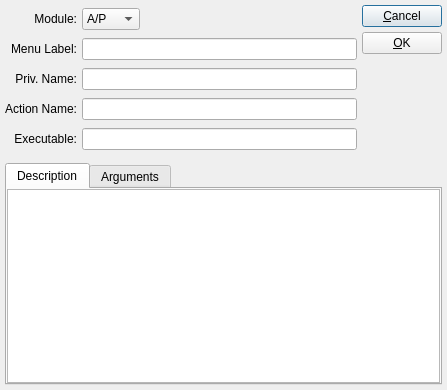
<ui version="4.0" >
 <author></author>
 <comment>This file is part of the xTuple ERP: PostBooks Edition, a free and
open source Enterprise Resource Planning software suite,
Copyright (c) 1999-2011 by OpenMFG LLC, d/b/a xTuple.
It is licensed to you under the Common Public Attribution License
version 1.0, the full text of which (including xTuple-specific Exhibits)
is available at www.xtuple.com/CPAL.  By using this software, you agree
to be bound by its terms.</comment>
 <class>customCommand</class>
 <widget class="QDialog" name="customCommand" >
  <property name="geometry" >
   <rect>
    <x>0</x>
    <y>0</y>
    <width>447</width>
    <height>390</height>
   </rect>
  </property>
  <property name="windowTitle" >
   <string>Custom Command</string>
  </property>
  <layout class="QVBoxLayout" >
   <item>
    <layout class="QHBoxLayout" >
     <item>
      <layout class="QGridLayout" >
       <item row="0" column="0" >
        <widget class="QLabel" name="_moduleLit" >
         <property name="text" >
          <string>Module:</string>
         </property>
         <property name="alignment" >
          <set>Qt::AlignRight|Qt::AlignTrailing|Qt::AlignVCenter</set>
         </property>
         <property name="buddy" >
          <cstring>_module</cstring>
         </property>
        </widget>
       </item>
       <item row="0" column="1" >
        <layout class="QHBoxLayout" >
         <property name="spacing" >
          <number>0</number>
         </property>
         <property name="leftMargin" >
          <number>0</number>
         </property>
         <property name="topMargin" >
          <number>0</number>
         </property>
         <property name="rightMargin" >
          <number>0</number>
         </property>
         <property name="bottomMargin" >
          <number>0</number>
         </property>
         <item>
          <widget class="XComboBox" name="_module" >
           <item>
            <property name="text" >
             <string>A/P</string>
            </property>
           </item>
           <item>
            <property name="text" >
             <string>A/R</string>
            </property>
           </item>
           <item>
            <property name="text" >
             <string>C/P</string>
            </property>
           </item>
           <item>
            <property name="text" >
             <string>CRM</string>
            </property>
           </item>
           <item>
            <property name="text" >
             <string>G/L</string>
            </property>
           </item>
           <item>
            <property name="text" >
             <string>I/M</string>
            </property>
           </item>
           <item>
            <property name="text" >
             <string>M/S</string>
            </property>
           </item>
           <item>
            <property name="text" >
             <string>P/D</string>
            </property>
           </item>
           <item>
            <property name="text" >
             <string>P/M</string>
            </property>
           </item>
           <item>
            <property name="text" >
             <string>P/O</string>
            </property>
           </item>
           <item>
            <property name="text" >
             <string>S/A</string>
            </property>
           </item>
           <item>
            <property name="text" >
             <string>S/O</string>
            </property>
           </item>
           <item>
            <property name="text" >
             <string>S/R</string>
            </property>
           </item>
           <item>
            <property name="text" >
             <string>W/O</string>
            </property>
           </item>
           <item>
            <property name="text" >
             <string>Sys</string>
            </property>
           </item>
          </widget>
         </item>
         <item>
          <spacer>
           <property name="orientation" >
            <enum>Qt::Horizontal</enum>
           </property>
           <property name="sizeType" >
            <enum>QSizePolicy::Expanding</enum>
           </property>
           <property name="sizeHint" >
            <size>
             <width>40</width>
             <height>20</height>
            </size>
           </property>
          </spacer>
         </item>
        </layout>
       </item>
       <item row="1" column="0" >
        <widget class="QLabel" name="_titleLit" >
         <property name="text" >
          <string>Menu Label:</string>
         </property>
         <property name="alignment" >
          <set>Qt::AlignRight|Qt::AlignTrailing|Qt::AlignVCenter</set>
         </property>
         <property name="buddy" >
          <cstring>_title</cstring>
         </property>
        </widget>
       </item>
       <item row="1" column="1" >
        <widget class="QLineEdit" name="_title" />
       </item>
       <item row="2" column="0" >
        <widget class="QLabel" name="_privnameLit" >
         <property name="text" >
          <string>Priv. Name:</string>
         </property>
         <property name="alignment" >
          <set>Qt::AlignRight|Qt::AlignTrailing|Qt::AlignVCenter</set>
         </property>
         <property name="buddy" >
          <cstring>_privname</cstring>
         </property>
        </widget>
       </item>
       <item row="2" column="1" >
        <widget class="QLineEdit" name="_privname" />
       </item>
       <item row="3" column="0" >
        <widget class="QLabel" name="_nameLit" >
         <property name="text" >
          <string>Action Name:</string>
         </property>
         <property name="alignment" >
          <set>Qt::AlignRight|Qt::AlignTrailing|Qt::AlignVCenter</set>
         </property>
         <property name="buddy" >
          <cstring>_name</cstring>
         </property>
        </widget>
       </item>
       <item row="3" column="1" >
        <widget class="QLineEdit" name="_name" >
         <property name="text" >
          <string/>
         </property>
        </widget>
       </item>
       <item row="4" column="0" >
        <widget class="QLabel" name="_executableLit" >
         <property name="text" >
          <string>Executable:</string>
         </property>
         <property name="alignment" >
          <set>Qt::AlignRight|Qt::AlignTrailing|Qt::AlignVCenter</set>
         </property>
         <property name="buddy" >
          <cstring>_executable</cstring>
         </property>
        </widget>
       </item>
       <item row="4" column="1" >
        <widget class="QLineEdit" name="_executable" />
       </item>
      </layout>
     </item>
     <item>
      <layout class="QVBoxLayout" >
       <property name="spacing" >
        <number>0</number>
       </property>
       <property name="leftMargin" >
        <number>0</number>
       </property>
       <property name="topMargin" >
        <number>0</number>
       </property>
       <property name="rightMargin" >
        <number>0</number>
       </property>
       <property name="bottomMargin" >
        <number>0</number>
       </property>
       <item>
        <layout class="QVBoxLayout" >
         <property name="spacing" >
          <number>5</number>
         </property>
         <property name="leftMargin" >
          <number>0</number>
         </property>
         <property name="topMargin" >
          <number>0</number>
         </property>
         <property name="rightMargin" >
          <number>0</number>
         </property>
         <property name="bottomMargin" >
          <number>0</number>
         </property>
         <item>
          <widget class="QPushButton" name="_close" >
           <property name="text" >
            <string>&amp;Cancel</string>
           </property>
          </widget>
         </item>
         <item>
          <widget class="QPushButton" name="_accept" >
           <property name="text" >
            <string>&amp;OK</string>
           </property>
          </widget>
         </item>
        </layout>
       </item>
       <item>
        <spacer>
         <property name="orientation" >
          <enum>Qt::Vertical</enum>
         </property>
         <property name="sizeType" >
          <enum>QSizePolicy::Expanding</enum>
         </property>
         <property name="sizeHint" >
          <size>
           <width>20</width>
           <height>51</height>
          </size>
         </property>
        </spacer>
       </item>
      </layout>
     </item>
    </layout>
   </item>
   <item>
    <widget class="QTabWidget" name="_tab" >
     <property name="currentIndex" >
      <number>0</number>
     </property>
     <widget class="QWidget" name="descrip" >
      <attribute name="title" >
       <string>Description</string>
      </attribute>
      <layout class="QVBoxLayout" >
       <property name="spacing" >
        <number>5</number>
       </property>
       <property name="leftMargin" >
        <number>0</number>
       </property>
       <property name="topMargin" >
        <number>0</number>
       </property>
       <property name="rightMargin" >
        <number>0</number>
       </property>
       <property name="bottomMargin" >
        <number>0</number>
       </property>
       <item>
        <widget class="QTextEdit" name="_description" />
       </item>
      </layout>
     </widget>
     <widget class="QWidget" name="arguments" >
      <attribute name="title" >
       <string>Arguments</string>
      </attribute>
      <layout class="QHBoxLayout" >
       <property name="spacing" >
        <number>5</number>
       </property>
       <property name="leftMargin" >
        <number>0</number>
       </property>
       <property name="topMargin" >
        <number>0</number>
       </property>
       <property name="rightMargin" >
        <number>0</number>
       </property>
       <property name="bottomMargin" >
        <number>0</number>
       </property>
       <item>
        <widget class="XTreeWidget" name="_arguments" />
       </item>
       <item>
        <layout class="QVBoxLayout" >
         <property name="spacing" >
          <number>0</number>
         </property>
         <property name="leftMargin" >
          <number>0</number>
         </property>
         <property name="topMargin" >
          <number>0</number>
         </property>
         <property name="rightMargin" >
          <number>0</number>
         </property>
         <property name="bottomMargin" >
          <number>0</number>
         </property>
         <item>
          <layout class="QVBoxLayout" >
           <property name="spacing" >
            <number>5</number>
           </property>
           <property name="leftMargin" >
            <number>0</number>
           </property>
           <property name="topMargin" >
            <number>0</number>
           </property>
           <property name="rightMargin" >
            <number>0</number>
           </property>
           <property name="bottomMargin" >
            <number>0</number>
           </property>
           <item>
            <widget class="QPushButton" name="_new" >
             <property name="text" >
              <string>New</string>
             </property>
            </widget>
           </item>
           <item>
            <widget class="QPushButton" name="_edit" >
             <property name="enabled" >
              <bool>false</bool>
             </property>
             <property name="text" >
              <string>Edit</string>
             </property>
            </widget>
           </item>
           <item>
            <widget class="QPushButton" name="_delete" >
             <property name="enabled" >
              <bool>false</bool>
             </property>
             <property name="text" >
              <string>Delete</string>
             </property>
            </widget>
           </item>
          </layout>
         </item>
         <item>
          <spacer>
           <property name="orientation" >
            <enum>Qt::Vertical</enum>
           </property>
           <property name="sizeType" >
            <enum>QSizePolicy::Expanding</enum>
           </property>
           <property name="sizeHint" >
            <size>
             <width>20</width>
             <height>40</height>
            </size>
           </property>
          </spacer>
         </item>
        </layout>
       </item>
      </layout>
     </widget>
    </widget>
   </item>
  </layout>
 </widget>
 <layoutdefault spacing="5" margin="5" />
 <pixmapfunction>qPixmapFromMimeSource</pixmapfunction>
 <customwidgets>
  <customwidget>
   <class>XComboBox</class>
   <extends>QComboBox</extends>
   <header>xcombobox.h</header>
  </customwidget>
  <customwidget>
   <class>XTreeWidget</class>
   <extends>QTreeWidget</extends>
   <header>xtreewidget.h</header>
  </customwidget>
 </customwidgets>
 <tabstops>
  <tabstop>_module</tabstop>
  <tabstop>_title</tabstop>
  <tabstop>_privname</tabstop>
  <tabstop>_name</tabstop>
  <tabstop>_executable</tabstop>
  <tabstop>_tab</tabstop>
  <tabstop>_arguments</tabstop>
  <tabstop>_new</tabstop>
  <tabstop>_edit</tabstop>
  <tabstop>_delete</tabstop>
  <tabstop>_accept</tabstop>
  <tabstop>_close</tabstop>
  <tabstop>_description</tabstop>
 </tabstops>
 <resources/>
 <connections>
  <connection>
   <sender>_close</sender>
   <signal>clicked()</signal>
   <receiver>customCommand</receiver>
   <slot>reject()</slot>
   <hints>
    <hint type="sourcelabel" >
     <x>20</x>
     <y>20</y>
    </hint>
    <hint type="destinationlabel" >
     <x>20</x>
     <y>20</y>
    </hint>
   </hints>
  </connection>
  <connection>
   <sender>_arguments</sender>
   <signal>valid(bool)</signal>
   <receiver>_delete</receiver>
   <slot>setEnabled(bool)</slot>
   <hints>
    <hint type="sourcelabel" >
     <x>20</x>
     <y>20</y>
    </hint>
    <hint type="destinationlabel" >
     <x>20</x>
     <y>20</y>
    </hint>
   </hints>
  </connection>
  <connection>
   <sender>_arguments</sender>
   <signal>valid(bool)</signal>
   <receiver>_edit</receiver>
   <slot>setEnabled(bool)</slot>
   <hints>
    <hint type="sourcelabel" >
     <x>20</x>
     <y>20</y>
    </hint>
    <hint type="destinationlabel" >
     <x>20</x>
     <y>20</y>
    </hint>
   </hints>
  </connection>
 </connections>
</ui>
